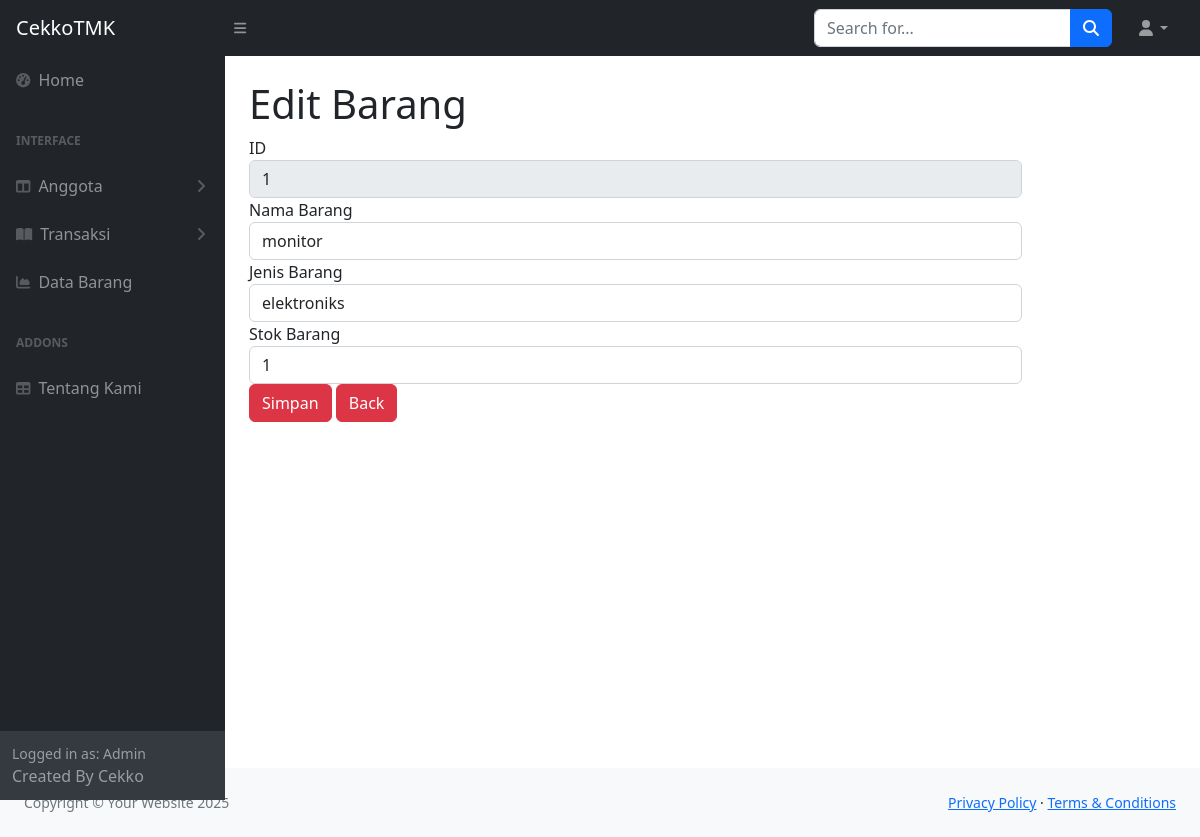
The page /login/index.php?page=editbrg&id_brg=1 (signed in) on the database its author committed.
### tables this page shows
CREATE TABLE `barang` (
  `id_brg` int(11) NOT NULL,
  `nama_brg` varchar(255) NOT NULL,
  `jenis_brg` varchar(255) NOT NULL,
  `stok_brg` varchar(255) NOT NULL
);

### login/index.php (the view, shortened to what this page needs)
<?php
require_once 'assets/koneksi.php';
?>
<!DOCTYPE html>
<html lang="en">
    <head>
        <link href="https://cdn.jsdelivr.net/npm/simple-datatables@7.1.2/dist/style.min.css" rel="stylesheet" />
        <link href="css/styles.css" rel="stylesheet" />
    </head>
    <body class="sb-nav-fixed">
        <nav class="sb-topnav navbar navbar-expand navbar-dark bg-dark">
            <a class="navbar-brand ps-3" href="?page=home">CekkoTMK</a>
            <button class="btn btn-link btn-sm order-1 order-lg-0 me-4 me-lg-0" id="sidebarToggle" href="#!"><i class="fas fa-bars"></i></button>
            <form class="d-none d-md-inline-block form-inline ms-auto me-0 me-md-3 my-2 my-md-0">
                <div class="input-group">
                    <input class="form-control" type="text" placeholder="Search for..." aria-label="Search for..." aria-describedby="btnNavbarSearch" />
                    <button class="btn btn-primary" id="btnNavbarSearch" type="button"><i class="fas fa-search"></i></button>
                </div>
            </form>
            <ul class="navbar-nav ms-auto ms-md-0 me-3 me-lg-4">
                <li class="nav-item dropdown">
                    <a class="nav-link dropdown-toggle" id="navbarDropdown" href="#" role="button" data-bs-toggle="dropdown" aria-expanded="false"><i class="fas fa-user fa-fw"></i></a>
                </li>
            </ul>
        </nav>
        <div id="layoutSidenav">
            <div id="layoutSidenav_nav">
                <nav class="sb-sidenav accordion sb-sidenav-dark" id="sidenavAccordion">
                    <div class="sb-sidenav-menu">
                        <div class="nav">
                            <a class="nav-link" href="index.php">
                                <div class="sb-nav-link-icon"><i class="fas fa-tachometer-alt"></i></div>
                                Home
                            </a>
                            <div class="sb-sidenav-menu-heading">Interface</div>
                            <a class="nav-link collapsed" href="#" data-bs-toggle="collapse" data-bs-target="#collapseLayouts" aria-expanded="false" aria-controls="collapseLayouts">
                                <div class="sb-nav-link-icon"><i class="fas fa-columns"></i></div>
                                Anggota
                                <div class="sb-sidenav-collapse-arrow"><i class="fas fa-angle-down"></i></div>
                            </a>
                            <a class="nav-link collapsed" href="#" data-bs-toggle="collapse" data-bs-target="#collapsePages" aria-expanded="false" aria-controls="collapsePages">
                                <div class="sb-nav-link-icon"><i class="fas fa-book-open"></i></div>
                                Transaksi
                                <div class="sb-sidenav-collapse-arrow"><i class="fas fa-angle-down"></i></div>
                            </a>
                            <a class="nav-link" href="?page=barang">
                                <div class="sb-nav-link-icon"><i class="fas fa-chart-area"></i></div>
                                Data Barang
                            </a>
                            <div class="sb-sidenav-menu-heading">Addons</div>
                            <a class="nav-link" href="?page=about">
                                <div class="sb-nav-link-icon"><i class="fas fa-table"></i></div>
                                Tentang Kami
                            </a>
                        </div>
                    </div>
                    <div class="sb-sidenav-footer">
                        <div class="small">Logged in as: Admin</div>
                        Created By Cekko
                    </div>
                </nav>
            </div>
            <div id="layoutSidenav_content">
                <main>
                    <div class="container-fluid px-4">
                       <?php
$page = $_GET['page'] ?? 'home';
if ($page === 'home') {
 include 'isian.php';
}
elseif ($page === 'guru') {
    include 'guru.php';
}
elseif ($page === 'siswa') {
    include 'siswa.php';
}
elseif ($page === 'peminjaman') {
  include 'peminjaman.php';
}
elseif ($page === 'pengembalian') {
    include 'pengembalian.php';
}
elseif ($page === 'barang') {
    include 'barang.php';
}
elseif ($page === 'about') {
    ?>
    <h2>Tentang Kami</h2>
    <p>saya hanya seorang programer web pemula yang masih di campur adukkan dengan AI</p>
    <?php
}
elseif ($page === 'logout') {
session_start();
$_SESSION = [];
if (ini_get("session.use_cookies")) {
    $params = session_get_cookie_params();
    setcookie(session_name(), '', time() - 42000,
        $params["path"], $params["domain"],
        $params["secure"], $params["httponly"]
    );
}
session_destroy();
header('Cache-Control: no-store, no-cache, must-revalidate, max-age=0');
header('Pragma: no-cache');
header('Expires: 0');
echo '<script>location.replace("../index.php");</script>';
exit;
}
elseif ($page === 'editsiswa') {
    ?>
        <?php
                  $id_peminjam = $_GET['id_peminjam'];
                  $query = $mysqli->query("SELECT * FROM anggota where id_anggota='$id_peminjam'");
                  while ($qu = mysqli_fetch_array($query)){
                    ?>
                   <h2 class="page-header">Edit Data Siswa</h2>
                  <form role="form" action="aksi/editsiswa.php" method="post">
                  <div class = "box-body">
                  <div class ="form-group">
                    <label for="exampleInputEmail1">No</label>
                    <input type="text" disable value="<?php echo $qu['id_anggota'] ?>" name="id_peminjam" class="form-control" placeholder="" disabled>
                    <input type="hidden" value="<?= $qu['id_anggota']; ?>" name="id_peminjam">
                    </div>
                    <div class ="form-group">
                    <label for="exampleInputPassword1">Username </label>
                    <input type="text"  value="<?php echo$qu['nama'] ?>" name="nama"
                    class="form-control" placeholder="" required>
                    </div>
                    <div class ="form-group">
                    <label for="exampleInputPassword1">nis </label>
                    <input type="text"  value="<?php echo$qu['nis'] ?>" name="nis"
                    class="form-control" placeholder="" required>
                    </div>
                    <div class ="form-group">
                      <label for="exampleInputPassword1">Kelas </label>
                      <input type="text" value="<?php echo$qu['kelas'] ?>" name="kelas"
                      class="form-control" placeholder="" required>
                    </div>
                <?php
                }
            ?>
             <div class="box-footer">
            </div>
            <br>
            <br>
            <button type="submit" class="btn btn-primary">Simpan</button>
            <a href="?page=siswa" class="btn btn-primary">kembali</a>
            </div>
            </form>
    <?php
}elseif ($page === 'tambahsiswa') {
    ?>
         <div class="col-sm-9 col-sm-offset-3 col-md-10 col-md-offset-2 main">
          <h2 class="page-header">Tambah Siswa</h2>
          <form role="form1" action="aksi/tambahsiswa.php" method="post">
                 <div class = "form-relative">
                    <div class ="form-group">
                        <label for="exampleInputPassword1">Nama</label>
                        <input type="text"  name="nama" class="form-control" placeholder="Username..." required>
                    </div>
                   <div class ="form-group">
                        <label for="exampleInputPassword1">nis</label>
                        <input type="text"   name="nis"
                        class="form-control" placeholder="nis..." required>
                    </div>
                        <label>Kelas</label><div class ="form-group">
                        <input type="text"  name="kelas" class="form-control" placeholder="kelas..." required>
                    </div>
                                            </div>
             <br><br>
                 <button type="submit" class="btn btn-primary">Tambah Data</button>
                 <a href="?page=siswa" class="btn btn-primary">Kembali</a>
           </div>
        </div>
            </form>
 <?php
}
elseif ($page === 'tambahbrg') {
   ?>
   <div class="col-sm-9 col-sm-offset-3 col-md-10 col-md-offset-2 main">
          <h2 class="page-header">Tambah Barang</h2>
          <form role="form1" action="aksi/tambahbrg.php" method="post" enctype="multipart/form-data">
             <table>
                 <div class = "box-body">
                    <div class ="form-group">
                    <label for="">Nama Barang </label>
                    <input type="text"  name="nama_brg" class="form-control" placeholder="Nama Barang..." required>
                    </div>
                   <div class ="form-group">
                    <label for="">Jenis Barang</label>
                    <input type="text"   name="jenis_brg"
                    class="form-control" placeholder="Jenis Barang..." required>
                    </div>
                     <div class ="form-group">
                    <label for="">Stok Barang</label>
                    <input type="text"   name="stok_brg"
                    class="form-control" placeholder="Stok Barang..." required>
                    </div>
              <div class="box=footer">
            </div>
            <tr>
            <td><button type="submit" class="btn btn-primary" name="tambah">Tambah Data</button></td>
            <td><a href="barang.php" class="btn btn-primary">Back</td>
            </tr>
            </div></table></form>
        </div>
        <?php
}elseif ($page === 'editbrg') {
  ?>
   <div class="col-sm-9 col-sm-offset-3 col-md-10 col-md-offset-2 main">
          <h1 class="page-header">Edit Barang</h1>
              <section class="row">
                <div class="col-md-12">
                <div class="box box-danger">
                <?php
                  $id_brg = $_GET['id_brg'];
                  $query = $mysqli->query("SELECT * FROM barang where id_brg='$id_brg'");
                  while ($qu = mysqli_fetch_array($query)){
                    ?>
                  <form role="form" action="aksi/editbrg.php" method="post">
                  <div class = "box-body">
                  <div class ="form-group">
                    <label for="exampleInputEmail1">ID</label>
                    <input type="text" disable value="<?php echo $qu['id_brg'] ?>" name="id_brg" class="form-control" placeholder="" disabled>
                    </div>
                    <div class ="form-group">
                    <label for="exampleInputPassword1">Nama Barang</label>
                    <input type="text"  value="<?php echo$qu['nama_brg'] ?>" name="nama_brg"
                    class="form-control" placeholder="" required>
                    </div>
                   <div class ="form-group">
                    <label for="exampleInputPassword1">Jenis Barang</label>
                    <input type="text"  value="<?php echo$qu['jenis_brg'] ?>" name="jenis_brg"
                    class="form-control" placeholder="" required>
                    </div>
                     <div class ="form-group">
                    <label for="exampleInputPassword1">Stok Barang</label>
                    <input type="text"  value="<?php echo$qu['stok_brg'] ?>" name="stok_brg"
                    class="form-control" placeholder="" required>
                    </div>
                <?php
                }
            ?>
            <button type="submit" class="btn btn-danger">Simpan</button>
            <a href="?page=barang" class="btn btn-danger">Back</a>
            </div>
            </form>
            </section>
          </div>
        </div>
      </div>
  <?php
}
else {
    echo "<h1>404</h1><p>Halaman tidak ditemukan!</p>";
}
?>
                    </div>
                <footer class="py-4 bg-light mt-auto">
                    <div class="container-fluid px-4">
                        <div class="d-flex align-items-center justify-content-between small">
                            <div class="text-muted">Copyright &copy; Your Website 2025</div>
                            <div>
                                <a href="#">Privacy Policy</a>
                                &middot;
                                <a href="#">Terms &amp; Conditions</a>
                            </div>
                        </div>
                    </div>
                </footer>
    </body>
</html>

### rows shown on the page
barang: id_brg "1", nama_brg "monitor", jenis_brg "elektroniks", stok_brg "1"
